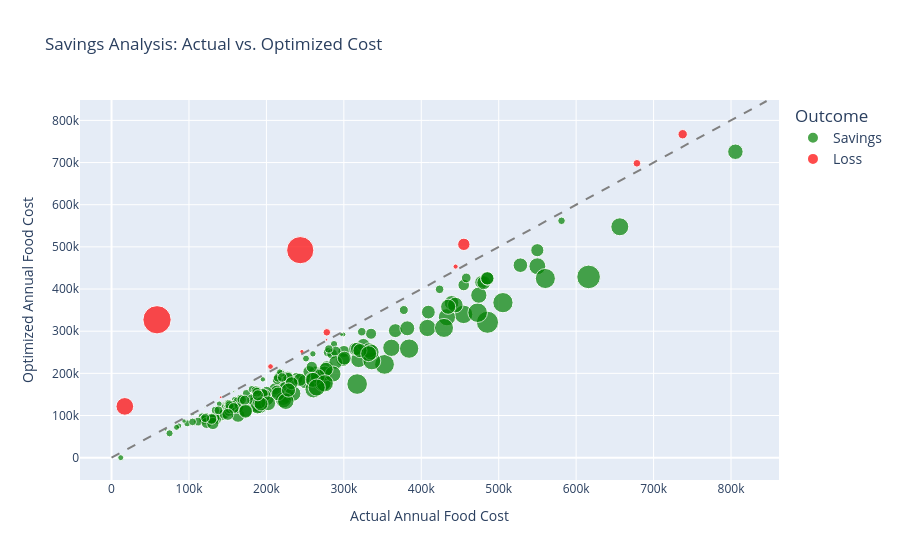

The cell this chart's notebook holds for it:
### Code cell
if 'monthly_results_df' in locals() and monthly_results_df is not None:
    # Get the newly prepared data
    savings_df = prepare_savings_analysis_df(
        opt_data,
        monthly_results_df,
        monthly_meal_costs
    )

    if savings_df is not None:
        # --- Interactive Savings Analysis Bubble Chart ---
        fig = px.scatter(
            savings_df,
            x='actual_annual_cost',
            y='optimized_annual_cost',
            size='savings_magnitude',
            color='outcome',

            color_discrete_map={
                'Savings': 'green',
                'Loss': 'red'
            },
            hover_name='school',
            hover_data={
                'size_category': True,
                'savings': ':.2s',
                'savings_magnitude': False
            },
            title='Savings Analysis: Actual vs. Optimized Cost',
            labels={
                'actual_annual_cost': 'Actual Annual Food Cost',
                'optimized_annual_cost': 'Optimized Annual Food Cost',
                'outcome': 'Outcome',
                'savings_magnitude': 'Impact ($)'
            }
        )

        # Add the 45-degree "no savings" reference line
        max_val = max(savings_df['actual_annual_cost'].max(), savings_df['optimized_annual_cost'].max()) * 1.05
        fig.add_shape(type='line', x0=0, y0=0, x1=max_val, y1=max_val, line=dict(color='Gray', width=2, dash='dash'))
        
        fig.update_layout(legend=dict(font=dict(size=14)))

        fig.show()

### Figure 1 — Plotly figure (JSON) as saved in the notebook; plotly's stock layout.template omitted (floating-point values rounded to 4 significant figures; data arrays with more than 128 entries replaced by an {"elided": "..."} marker saying what was removed)
{"data": [{"customdata": {"elided": "179x3 mixed values"}, "hovertemplate": "<b>%{hovertext}</b><br><br>Outcome=Savings<br>Actual Annual Food Cost=%{x}<br>Optimized Annual Food Cost=%{y}<br>size_category=%{customdata[0]}<br>savings=%{customdata[1]:.2s}<extra></extra>", "hovertext": {"elided": "179 str values"}, "legendgroup": "Savings", "marker": {"color": "green", "size": {"elided": "179 float values"}, "sizemode": "area", "sizeref": 670.9, "symbol": "circle"}, "mode": "markers", "name": "Savings", "orientation": "v", "showlegend": true, "type": "scatter", "x": {"elided": "179 float values"}, "xaxis": "x", "y": {"elided": "179 float values"}, "yaxis": "y"}, {"customdata": [["xl", -19720.0, 19720.0], ["s", -5968.0, 5968.0], ["m", -2009.0, 2009.0], ["xl", -268400.0, 268400.0], ["s", -2407.0, 2407.0], ["xl", -8942.0, 8942.0], ["m", -19310.0, 19310.0], ["s", -104500.0, 104500.0], ["s", -10860.0, 10860.0], ["xxxl", -29540.0, 29540.0], ["l", -51040.0, 51040.0], ["xxl", -248500.0, 248500.0]], "hovertemplate": "<b>%{hovertext}</b><br><br>Outcome=Loss<br>Actual Annual Food Cost=%{x}<br>Optimized Annual Food Cost=%{y}<br>size_category=%{customdata[0]}<br>savings=%{customdata[1]:.2s}<extra></extra>", "hovertext": ["annandale high", "bonnie brae elementary", "carson middle", "edison high", "fairview elementary", "herndon hs", "herndon middle", "island creek elementary", "keene mill elementary", "lake braddock secondary", "lewis high", "west potomac high"], "legendgroup": "Loss", "marker": {"color": "red", "size": [19720.0, 5968.0, 2009.0, 268400.0, 2407.0, 8942.0, 19310.0, 104500.0, 10860.0, 29540.0, 51040.0, 248500.0], "sizemode": "area", "sizeref": 670.9, "symbol": "circle"}, "mode": "markers", "name": "Loss", "orientation": "v", "showlegend": true, "type": "scatter", "x": [678500.0, 245800.0, 277600.0, 58730.0, 141000.0, 444300.0, 278000.0, 17130.0, 205300.0, 737600.0, 455000.0, 243700.0], "xaxis": "x", "y": [698200.0, 251800.0, 279600.0, 327100.0, 143400.0, 453300.0, 297300.0, 121600.0, 216200.0, 767100.0, 506000.0, 492200.0], "yaxis": "y"}], "layout": {"legend": {"font": {"size": 14}, "itemsizing": "constant", "title": {"text": "Outcome"}, "tracegroupgap": 0}, "shapes": [{"line": {"color": "Gray", "dash": "dash", "width": 2}, "type": "line", "x0": 0, "x1": 846000.0, "y0": 0, "y1": 846000.0}], "title": {"text": "Savings Analysis: Actual vs. Optimized Cost"}, "xaxis": {"anchor": "y", "domain": [0, 1], "title": {"text": "Actual Annual Food Cost"}}, "yaxis": {"anchor": "x", "domain": [0, 1], "title": {"text": "Optimized Annual Food Cost"}}}}
